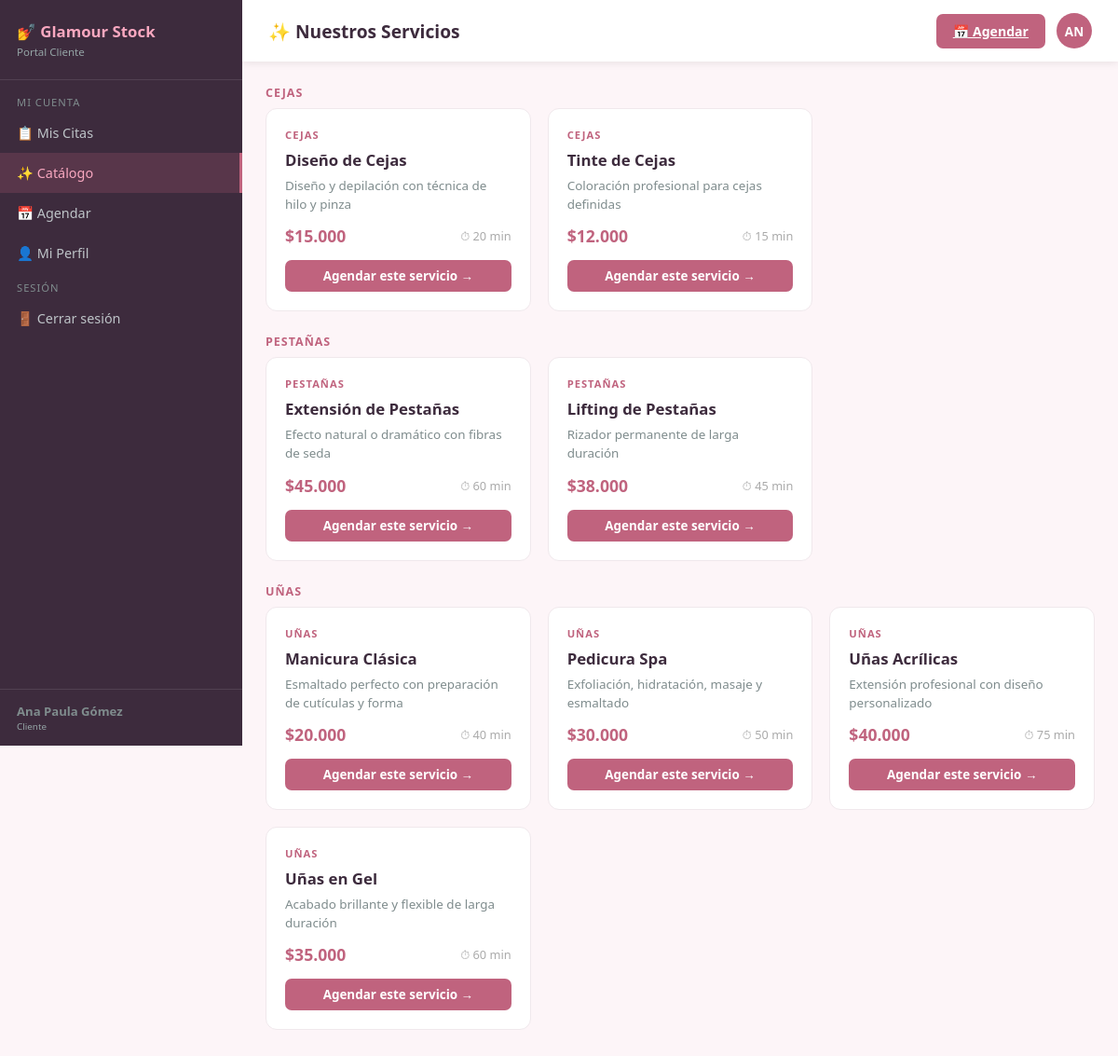
The page /index.php?controller=cliente&action=catalogo (signed in) on the database its author committed.
### tables this page shows
CREATE TABLE `servicios` (
  `id`          int NOT NULL AUTO_INCREMENT,
  `nombre`      varchar(100) NOT NULL,
  `descripcion` text DEFAULT NULL,
  `precio`      decimal(10,2) DEFAULT NULL,
  `duracion`    int DEFAULT NULL,
  `categoria`   varchar(50) DEFAULT NULL,
  `activo`      tinyint(1) NOT NULL DEFAULT '1',
  PRIMARY KEY (`id`)
);

### controllers/clientecontroller.php (called while the page is built, shortened)
<?php
require_once __DIR__ . '/../includes/Auth.php';
require_once __DIR__ . '/../models/ServicioModel.php';
class ClienteController {
    public function catalogo() {
        $usuario = Auth::usuarioActual();
        $sm      = new ServicioModel();
        $servicios = $sm->getActivos();
        require_once __DIR__ . '/../views/cliente/catalogo.php';
    }
}

### includes/Auth.php (called while the page is built, shortened)
<?php
require_once __DIR__ . '/../config/db.php';
class Auth {
    public static function usuarioActual(): array {
        return $_SESSION['gs_user'] ?? [];
    }
}

### config/db.php (called while the page is built, shortened)
<?php
class Database {
    private static $instance = null;
    private $conn;
    private function __construct() {
        try {
            $dsn = "mysql:host=" . DB_HOST . ";dbname=" . DB_NAME . ";charset=" . DB_CHARSET;
            $options = [
                PDO::ATTR_ERRMODE            => PDO::ERRMODE_EXCEPTION,
                PDO::ATTR_DEFAULT_FETCH_MODE => PDO::FETCH_ASSOC,
                PDO::ATTR_EMULATE_PREPARES   => false,
            ];
            $this->conn = new PDO($dsn, DB_USER, DB_PASS, $options);
        } catch (PDOException $e) {
            error_log("Error de conexión: " . $e->getMessage());
            die("Error de conexión a la base de datos.");
        }
    }
    public static function getInstance() {
        if (self::$instance === null) {
            self::$instance = new self();
        }
        return self::$instance;
    }
    public function getConnection() {
        return $this->conn;
    }
}
function getDB() {
    return Database::getInstance()->getConnection();
}

### models/ServicioModel.php (called while the page is built, shortened)
<?php
require_once __DIR__ . '/../config/db.php';
class ServicioModel {
    private $db;
    public function __construct() {
        $this->db = getDB();
    }
    public function getActivos() {
        return $this->db->query("SELECT * FROM servicios WHERE activo=1 ORDER BY categoria, nombre")->fetchAll();
    }
}

### views/cliente/catalogo.php (the view, shortened to what this page needs)
<!DOCTYPE html>
<html lang="es">
<head>
<link rel="stylesheet" href="public/css/main.css">
</head>
<body>
<?php require_once __DIR__ . '/../_menu.php'; ?>
<div class="main">
  <div class="topbar">
    <div class="topbar-title">✨ Nuestros Servicios</div>
    <div class="topbar-right">
      <a href="index.php?controller=cliente&action=agendar" class="btn-primary">📅 Agendar</a>
      <div class="avatar"><?= strtoupper(substr($usuario['nombre'],0,2)) ?></div>
    </div>
  </div>
  <div class="content">
    <?php
    $categorias = array_unique(array_column($servicios, 'categoria'));
    sort($categorias);
    ?>
    <?php foreach($categorias as $cat): ?>
    <div style="margin-bottom:8px;font-size:.78em;font-weight:700;text-transform:uppercase;color:var(--primary);letter-spacing:1px"><?= htmlspecialchars($cat) ?></div>
    <div class="cards-grid" style="padding:0 0 24px">
      <?php foreach($servicios as $s): if($s['categoria']!==$cat) continue; ?>
      <div class="serv-card">
        <div class="serv-cat"><?= htmlspecialchars($s['categoria']) ?></div>
        <div class="serv-nombre"><?= htmlspecialchars($s['nombre']) ?></div>
        <div class="serv-desc"><?= htmlspecialchars($s['descripcion']??'') ?></div>
        <div class="serv-meta">
          <span class="serv-precio">$<?= number_format($s['precio'],0,',','.') ?></span>
          <span class="serv-dur">⏱ <?= $s['duracion'] ?> min</span>
        </div>
        <a href="index.php?controller=cliente&action=agendar&servicio_id=<?= $s['id'] ?>"
           style="display:block;margin-top:14px;text-align:center;background:var(--primary);color:white;padding:8px;border-radius:7px;text-decoration:none;font-size:.84em;font-weight:700">
          Agendar este servicio →
        </a>
      </div>
      <?php endforeach; ?>
    </div>
    <?php endforeach; ?>
  </div>
</div>
</body>
</html>

### public/css/main.css (style rules this page uses)
*, *::before, *::after { margin:0; padding:0; box-sizing:border-box }
:root { --primary:#c0637e; --primary-dark:#a5506a; --secondary:#3d2b3d; --accent:#f9a8c0; --danger:#e74c3c; --warning:#f39c12; --info:#2980b9; --success:#27ae60; --sidebar-w:260px; --bg:#fdf5f8; }
body { font-family:'Segoe UI',system-ui,sans-serif; background:var(--bg); display:flex; min-height:100vh }
.main { margin-left:var(--sidebar-w); flex:1; display:flex; flex-direction:column; min-width:0 }
.topbar { background:white; padding:14px 28px; display:flex; justify-content:space-between; align-items:center; box-shadow:0 2px 8px rgba(0,0,0,.08); position:sticky; top:0; z-index:100 }
.topbar-title { font-size:1.2em; font-weight:700; color:var(--secondary) }
.topbar-right { display:flex; align-items:center; gap:12px }
.avatar { width:38px; height:38px; border-radius:50%; background:var(--primary); color:white; display:flex; align-items:center; justify-content:center; font-weight:700; font-size:.85em }
.content { padding:25px; flex:1 }
.btn-primary { padding:9px 18px; background:var(--primary); color:white; border:none; border-radius:7px; font-weight:700; font-size:.88em; cursor:pointer }
.cards-grid { display:grid; grid-template-columns:repeat(auto-fill,minmax(250px,1fr)); gap:18px; padding:20px }
.serv-card { border:1px solid #f0e8ec; border-radius:12px; padding:20px; transition:all .2s; background:white }
.serv-cat { font-size:.7em; font-weight:700; text-transform:uppercase; color:var(--primary); letter-spacing:1px; margin-bottom:8px }
.serv-nombre { font-size:1.05em; font-weight:700; color:var(--secondary); margin-bottom:6px }
.serv-desc { font-size:.84em; color:#7f8c8d; margin-bottom:12px; line-height:1.5 }
.serv-meta { display:flex; justify-content:space-between; align-items:center }
.serv-precio { font-size:1.1em; font-weight:700; color:var(--primary) }
.serv-dur { font-size:.8em; color:#aaa }

### views/_menu.php (style rules this page uses)
:root { --primary:#c0637e; --primary-dark:#a5506a; --secondary:#3d2b3d; --accent:#f9a8c0;--sidebar-w:260px }
.main { margin-left:var(--sidebar-w) }

### rows shown on the page
servicios: categoria "CEJAS", nombre "Diseño de Cejas", descripcion "Diseño y depilación con técnica de hilo y pinza", precio "15.000", duracion "20"
servicios: categoria "CEJAS", nombre "Tinte de Cejas", descripcion "Coloración profesional para cejas definidas", precio "12.000", duracion "15"
servicios: categoria "PESTAÑAS", nombre "Extensión de Pestañas", descripcion "Efecto natural o dramático con fibras de seda", precio "45.000", duracion "60"
servicios: categoria "PESTAÑAS", nombre "Lifting de Pestañas", descripcion "Rizador permanente de larga duración", precio "38.000", duracion "45"
servicios: categoria "UÑAS", nombre "Manicura Clásica", descripcion "Esmaltado perfecto con preparación de cutículas y forma", precio "20.000", duracion "40"
servicios: categoria "UÑAS", nombre "Pedicura Spa", descripcion "Exfoliación, hidratación, masaje y esmaltado", precio "30.000", duracion "50"
servicios: categoria "UÑAS", nombre "Uñas Acrílicas", descripcion "Extensión profesional con diseño personalizado", precio "40.000", duracion "75"
servicios: categoria "UÑAS", nombre "Uñas en Gel", descripcion "Acabado brillante y flexible de larga duración", precio "35.000", duracion "60"

### other values the page prints
$usuario['nombre'] "Ana Paula Gómez"
$usuario['rol'] "Cliente"
substr($usuario['nombre'],0,2) "AN"
$cat "CEJAS"
$cat "PESTAÑAS"
$cat "UÑAS"
